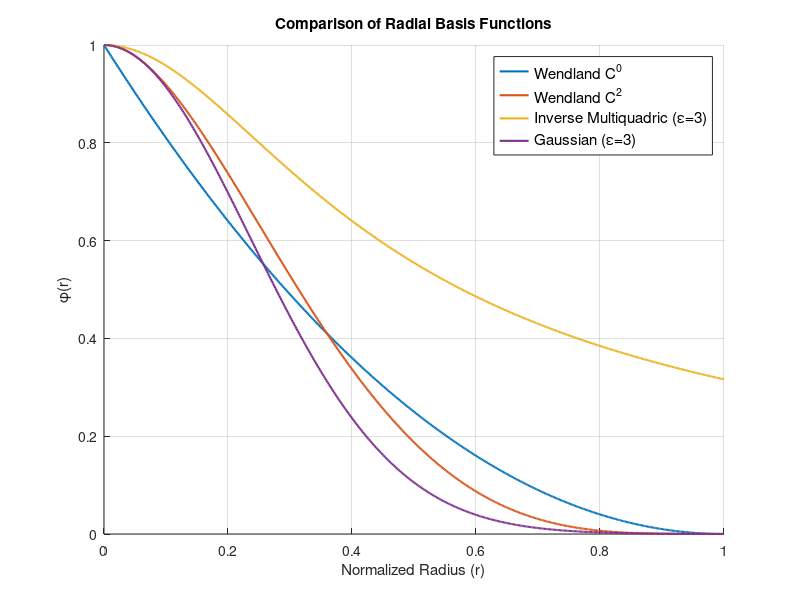

Write the MATLAB code that produced this figure.
%% PLOT RADIAL BASIS FUNCTIONS
clear; clc; close all;

% --- 1. DEFINE DOMAIN ---
% Normalized radius from 0 to 1
r = linspace(0, 1, 500);

% --- 2. CALCULATE BASIS FUNCTIONS ---
% Norm (Linear / Distance)
phi_norm = r;

% Wendland C0
% Mathematically: (1-r)^2 for r <= 1
phi_WC0 = (1 - r).^2;

% Wendland C2
% Mathematically: (1-r)^4 * (4r + 1) for r <= 1
phi_WC2 = ((1 - r).^4) .* (4 * r + 1);

% Inverse Multiquadric (IMQ)
% Mathematically: 1 / sqrt(1 + (e*r)^2). Global support, decaying.
epsilon_imq = 3;
phi_IMQ = 1 ./ sqrt(1 + (epsilon_imq * r).^2);

% Gaussian
% Mathematically: exp(-(e*r)^2). Global support, decaying.
epsilon_gauss = 3; 
phi_gauss = exp(-(epsilon_gauss * r).^2);

% --- 3. PLOT FUNCTIONS ---
fig_rbf = figure('Name', 'Radial Basis Functions', 'Position', [100, 100, 800, 600]);
hold on; grid on;

%plot(r, phi_norm, '-', 'LineWidth', 2, 'DisplayName', 'Norm (r)');
plot(r, phi_WC0, '-', 'LineWidth', 1.5, 'DisplayName', 'Wendland C^0');
plot(r, phi_WC2, '-', 'LineWidth', 1.5, 'DisplayName', 'Wendland C^2');
plot(r, phi_IMQ, '-', 'LineWidth', 1.5, 'DisplayName', sprintf('Inverse Multiquadric (\\epsilon=%d)', epsilon_imq));
plot(r, phi_gauss, '-', 'LineWidth', 1.5, 'DisplayName', sprintf('Gaussian (\\epsilon=%d)', epsilon_gauss));

% Formatting
xlabel('Normalized Radius (r)');
ylabel('\phi(r)');
title('Comparison of Radial Basis Functions');
legend('Location', 'best', 'FontSize', 11);
xlim([0, 1]);
hold off;

% --- 4. SAVE FIGURE ---
% Ensure the target directory exists
output_dir = '04_figures';
if ~exist(output_dir, 'dir')
    mkdir(output_dir);
end

% Generate dynamic filename starting with F1_
date_str = datestr(now, 'yyyymmdd');
save_filename = sprintf('F1_BasisFunctions_%s', date_str);
save_filepath = fullfile(output_dir, [save_filename, '.fig']);

% Save as .fig for future editing
savefig(fig_rbf, save_filepath);

% Optional: Also save as a PDF for easy insertion into reports
%exportgraphics(fig_rbf, fullfile(output_dir, [save_filename, '.pdf']), 'ContentType', 'vector');

fprintf('Figure successfully saved to: %s\n', save_filepath);
